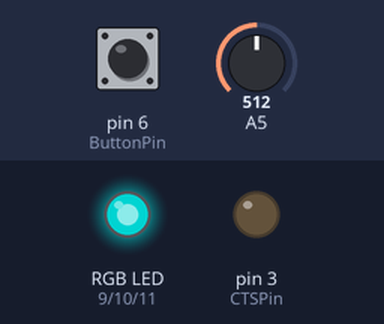
The sketch below on a simulated Arduino Uno, built with avr-gcc and run on an emulated ATmega328P. On the bench: an RGB LED mixed from three pins (HIGH = lit), output pins drawn as LEDs (lit = HIGH). Inputs (shaded band) come from the test bench; at power-on: A5 = 512, pin 6 (ButtonPin) LOW. Dim RGB values are drawn brighter than linear; what the sketch prints to the serial monitor is not drawn.

Above: at 1.2 s.
1.3 s: A5 set to 350
At 2.1 s:
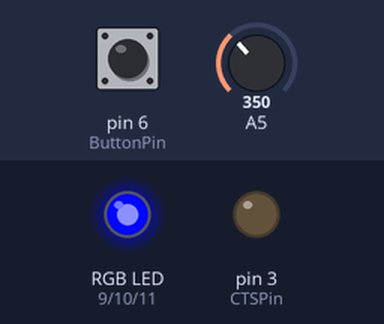
2.8 s: A5 set to 306
At 3.3 s:
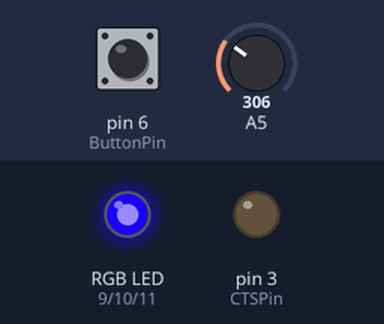
4.3 s: A5 set to 230
At 5.5 s:
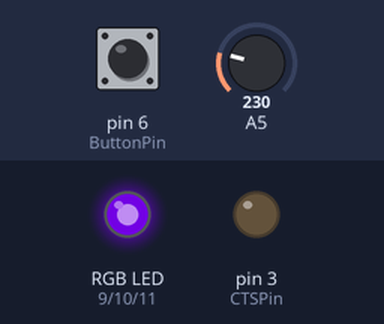
5.8 s: A5 set to 122
At 6.8 s:
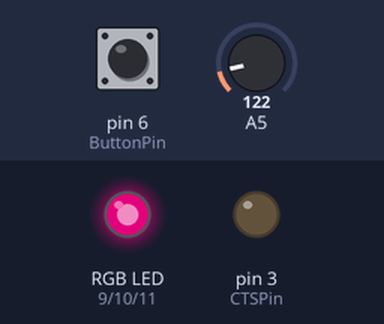
Timing chart, 0 to 8.8 s (numbered marks = the images above; inputs shaded):
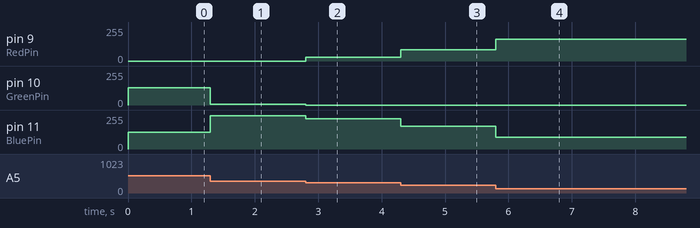

The sketch:

rgb_led_blue_manual.ino
```cpp
#include <SoftwareSerial.h>

//uno,nanoのPWMピンは3,5,6,9,10,11

const int RTSPin = 2;
const int CTSPin = 3;

const int RedPin = 9;
const int GreenPin = 10;
const int BluePin = 11;

const int ButtonPin = 6;
//const int VibePin = 5;
//const int SpeakerPin = 7;

//チャタリング防止変数
unsigned long prev = 0;
bool osw = HIGH;

//int val = 0; //振動モータPWM用

int R = 0;
int G = 0;
int B = 0;

//状態変数
int serial = 0;
int manual = 1;
int state = manual; //初期はマニュアルモード
///////////////////////////////////////////////////////////////////////////////////
void setup()
{
  pinMode(RedPin, OUTPUT);
  pinMode(GreenPin, OUTPUT);
  pinMode(BluePin, OUTPUT);
  pinMode(ButtonPin, INPUT);
  pinMode(RTSPin, INPUT);
  pinMode(CTSPin, OUTPUT);
  prev = millis();

  //シリアルポート初期化
  Serial.begin(9600);
  Serial.println("Ready");
}
////////////////////////////////////////////////////////////////////////////////////
void loop()
{
  unsigned long cur = millis();

  //チャタリング防止
  if (cur - prev > 20) { //無視する時間[ms]
    bool sw = digitalRead(ButtonPin);
    prev = prev;
    if (osw == LOW && sw == HIGH) {
      if (state == serial) {
        state = manual;
        //digitalWrite(CTSPin, HIGH);
        Serial.println("changed manual mode");
      }else if (state == manual) {
        state = serial;
        //digitalWrite(RTSPin, LOW);
        //digitalWrite(CTSPin, LOW);
        Serial.println("changed serial mode");
      }
    }
     osw = sw;
  }

  //マニュアルモード/////////////////////////////////
  if (state == manual)
  {
    int r = analogRead(5) ;           // アナログ５番ピンから値を読み取り
    r = constrain(r, 0, 1023) ;       // 0-1023の範囲で切取り（デフォ）
    int H0 = map(r,0,1023,360,0) ;    // H値(360-0)にスケール変換
    //Serial.print(H0);

    //Hの値で色分け
    if (0 <= H0 && H0 <= 120) {        //H：0→120 ⇔ 赤→黄→緑
      R = map(H0,0,120,255,0) ;
      G = map(H0,0,120,0,255) ;
      B = 0 ;
    }else if (120 < H0 && H0 <= 240) { //H：121→240 ⇔ 緑→水色→青
      G = map(H0,120,240,255,0) ;
      B = map(H0,120,240,0,255) ;
      R = 0 ;
    }else if (240 < H0 && H0 <= 360) { //H：241→360 ⇔ 青→紫→赤
      B = map(H0,240,360,255,0) ;
      R = map(H0,240,360,0,255) ;
      G = 0 ;
    }else { //Hが0-360以外の場合は無視
    }
  }

 //シリアルモード/////////////////////////////////
  if (state == serial)
  {
    if (Serial.available() > 0){
      char c = 0;
      char str[10] = {}; //文字格納配列
      int i = 0;

      //入力順に配列に格納
      while(i < 10) {
        if (Serial.available() > 0){
          c = Serial.read();
            if(c >= '0' && c <= '9') { //入力が数字の場合
              str[i] = c;
              i++;
            } else { //数字以外を入力した場合
              str[i] = '\0';
              break; //ループ終了
            }
        } else {
        }
      }

      int H1 = atoi(str);     //配列をint数値に変換
      Serial.print("H1 = ");
      Serial.print(H1);      //シリアルモニタにH値表示

      //Hの値で色分け
      if (0 <= H1 && H1 <= 120) {        //H：0→120 ⇔ 赤→黄→緑
        R = map(H1,0,120,255,0) ;
        G = map(H1,0,120,0,255) ;
        B = 0 ;
      }else if (120 < H1 && H1 <= 240) { //H：121→240 ⇔ 緑→水色→青
        G = map(H1,120,240,255,0) ;
        B = map(H1,120,240,0,255) ;
        R = 0 ;
      }else if (240 < H1 && H1 <= 360) { //H：241→360 ⇔ 青→紫→赤
        B = map(H1,240,360,255,0) ;
        R = map(H1,240,360,0,255) ;
        G = 0 ;
      }else { //Hが0-360以外の場合は消灯
        R = 0;
        G = 0;
        B = 0;
      }
    }
  }
 /////////////////////////////////////////////////////////////////////////////
  //LEDに出力
  analogWrite(RedPin, R);     //  9番ピンから赤LEDの出力
  analogWrite(GreenPin, G);   // 10番ピンから緑LEDの出力
  analogWrite(BluePin, B);    // 11番ピンから青LEDの出力
}

/*
   //振動モータ駆動
   for (val = 0; val<160; val+=20) {
    analogWrite(VibePin, val);
    delay(200);
  }
  for (val = 160; val>-1; val-=20) {
    analogWrite(VibePin, val);
    delay(200);
  };
*/
```

Measured:
- after the input at 1.3 s, pin 10 (GreenPin): 128/255 → 7/255 at once; pin 11 (BluePin): 127/255 → 248/255 at once
- after the input at 2.8 s, pin 9 (RedPin): 0/255 → 27/255 at once; pin 10 (GreenPin): 7/255 → 0/255 at once; pin 11 (BluePin): 248/255 → 228/255 at once
- after the input at 4.3 s, pin 9 (RedPin): 27/255 → 85/255 at once; pin 11 (BluePin): 228/255 → 170/255 at once
- after the input at 5.8 s, pin 9 (RedPin): 85/255 → 165/255 at once; pin 11 (BluePin): 170/255 → 90/255 at once
